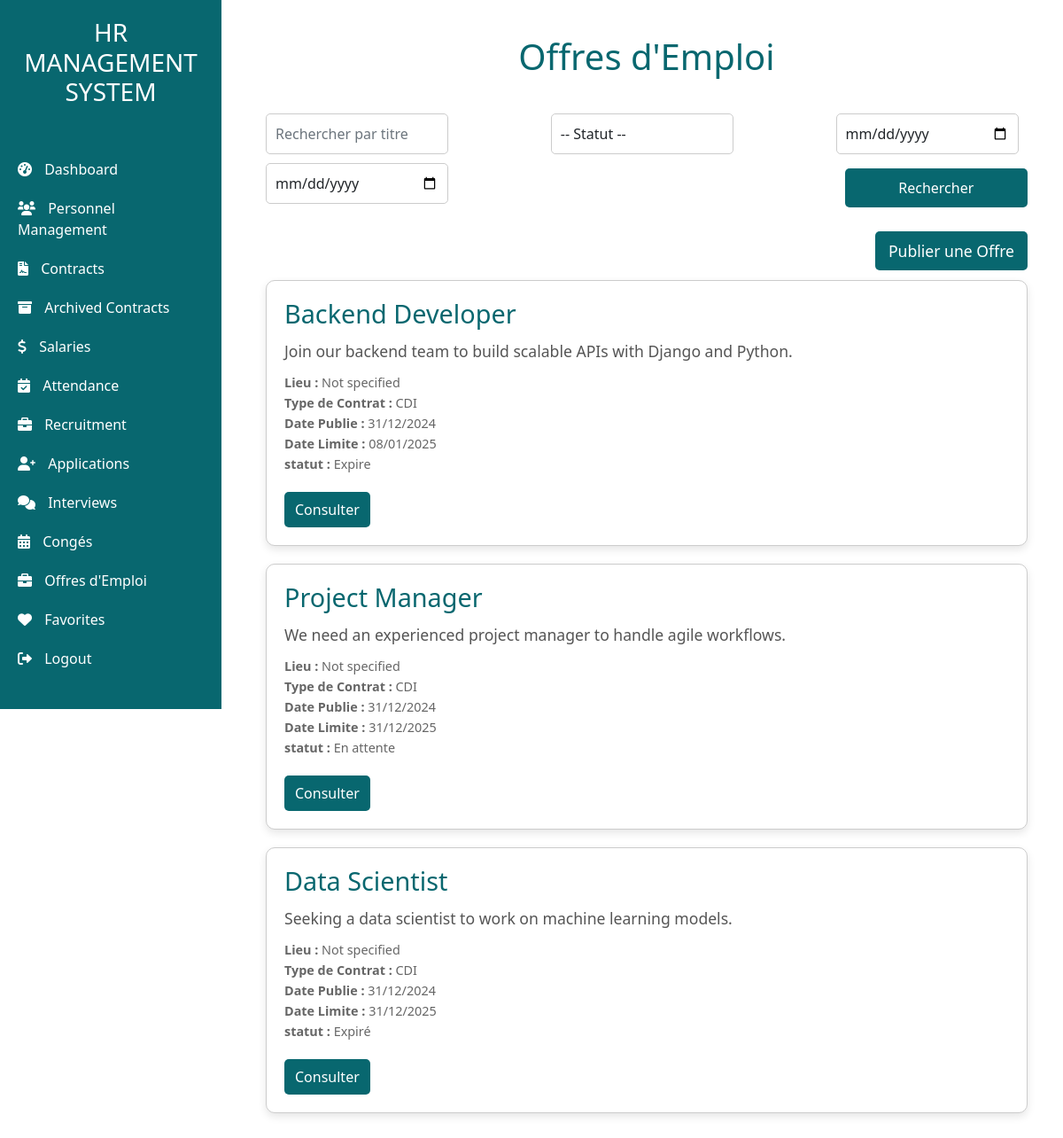
Screenshot of /Offre_emploi/liste_offres_emploi (signed in) with the database file from the repository.
### recrutement/models.py (models this page shows, shortened)
class Offre_emploi(models.Model):
    class StatutChoices(models.TextChoices):
        ACTIF = 'Actif', _('Active')
        EXPIRE = 'Expire', _('Expired')
        EN_ATTENTE = 'En attente', _('Pending')
    id_offre = models.AutoField(primary_key=True)
    titre = models.CharField(max_length=300, verbose_name=_("Title"))
    description = models.TextField(verbose_name=_("Description"), default='No description provided')
    statut = models.CharField(
        max_length=20,
        choices=StatutChoices.choices,
        default=StatutChoices.EN_ATTENTE,
        verbose_name=_("Status"),
    )
    date_publication = models.DateField(verbose_name=_("Publication Date"))
    date_expiration = models.DateField(null=True, blank=True, verbose_name=_("Expiration Date"))
    lieu = models.CharField(max_length=255, verbose_name=_("Location"), default="Not specified")
    type_contrat = models.CharField(max_length=100, verbose_name=_("Contract Type"), default="Not specified")
    class Meta:
        verbose_name = _("Job Offer")
        verbose_name_plural = _("Job Offers")
        ordering = ['-date_publication']

### recrutement/views.py (the view)
# urls.py: path('Offre_emploi/liste_offres_emploi', recrutement_views.liste_offres_emploi, name='liste_offre_emploi'),
@login_required
def liste_offres_emploi(request):
    titre_query = request.GET.get('titre', '').strip()
    statut_query = request.GET.get('statut', '').strip()
    date_publication_query = request.GET.get('date_publication', '').strip()
    date_expiration_query = request.GET.get('date_expiration', '').strip()
    offres_emploi = Offre_emploi.objects.all()
    if titre_query:
        offres_emploi = offres_emploi.filter(titre__icontains=titre_query)
    if statut_query:
        offres_emploi = offres_emploi.filter(statut__iexact=statut_query)
    if date_publication_query:
        try:
            date_publication = datetime.strptime(date_publication_query, '%Y-%m-%d').date()
            offres_emploi = offres_emploi.filter(date_publication=date_publication)
        except ValueError:
            pass
    if date_expiration_query:
        try:
            date_expiration = datetime.strptime(date_expiration_query, '%Y-%m-%d').date()
            offres_emploi = offres_emploi.filter(date_expiration=date_expiration)
        except ValueError:
            pass
    offres_emploi_data = []
    for offre_emploi in offres_emploi:
        if date.today() > offre_emploi.date_expiration:
            offre_emploi.statut = "Expire"
            offre_emploi.save()
        offres_emploi_data.append({
            'id': offre_emploi.id_offre,
            'titre': offre_emploi.titre,
            'description': offre_emploi.description,
            'statut': offre_emploi.statut,
            'date_publication': offre_emploi.date_publication,
            'date_expiration': offre_emploi.date_expiration,
            'lieu': offre_emploi.lieu,
            'type_contrat': offre_emploi.type_contrat
        })
    print(offres_emploi_data)
    return render(request, 'offre_emploi/liste_offres_emploi.html', {'offres_emploi': offres_emploi_data
                                                                     , 'current_url': request.path.lstrip('/')})

### recrutement/templates/offre_emploi/liste_offres_emploi.html (shortened to what this page needs)
<!DOCTYPE html>
<html lang="en">
<head>
</head>
<body>
    {% extends "base.html" %}
    {% block content %}
    <div class="header">
        <h1>Offres d'Emploi</h1>
    </div>
    <div class="main-content">
        <form method="GET" class="search-form">
            <input type="text" name="titre" class="form-control" placeholder="Rechercher par titre" value="{{ request.GET.titre }}">
            <select name="statut" class="form-control">
                <option value="">-- Statut --</option>
            </select>
            <input type="date" name="date_publication" class="form-control" value="{{ request.GET.date_publication }}">
            <input type="date" name="date_expiration" class="form-control" value="{{ request.GET.date_expiration }}">
            <button type="submit" class="btn-custom">Rechercher</button>
        </form>
        <div class="add-offre_emploi-btn">
            <a href="{% url 'publier_offre_emploi' %}" class="btn-custom">Publier une Offre</a>
        </div>
        {% if offres_emploi %}
            {% for offre_emploi in offres_emploi %}
            <div class="offre_emploi-card">
                <h3>{{ offre_emploi.titre }}</h3>
                <p>{{ offre_emploi.description|truncatewords:30 }}</p>
                <p class="details">
                    <strong>Lieu :</strong> {{ offre_emploi.lieu }}<br>
                    <strong>Type de Contrat :</strong> {{ offre_emploi.type_contrat }}<br>
                    <strong>Date Publie :</strong> {{ offre_emploi.date_publication|date:"d/m/Y" }}<br>
                    <strong>Date Limite :</strong> {{ offre_emploi.date_expiration|date:"d/m/Y" }}<br>
                    <strong>statut :</strong> {{ offre_emploi.statut }}
                </p>
                <a href="{% url 'consulter_offre_emploi' offre_emploi.id %}" class="btn-view">Consulter</a>
            </div>
            {% endfor %}
        {% else %}
        <p>Aucune offre d'emploi disponible pour le moment.</p>
        {% endif %}
    </div>
    {% endblock %}

### recrutement/templates/offre_emploi/liste_offres_emploi.html (style rules this page uses)
body { font-family: Arial, sans-serif; background-color: #f8f9fa; margin: 0; padding: 0; }
.main-content { padding: 20px; }
.header { color:#08676F; padding: 20px 0; text-align: center; }
.header h1 { margin: 0; font-size: 2.5em; }
.btn-custom { background-color: #08676F; color: #fff; text-decoration: none; padding: 10px 15px; border-radius: 5px; transition: background-color 0.3s; font-size: 1.1em; }
.offre_emploi-card { background-color: #fff; padding: 20px; margin: 20px 0; border-radius: 10px; box-shadow: 0 4px 10px rgba(0, 0, 0, 0.1); border: 1px solid #ccc; transition: box-shadow 0.3s ease, transform 0.3s ease; }
.offre_emploi-card h3 { margin: 0; color: #08676F; font-size: 1.8em; }
.offre_emploi-card p { margin: 10px 0; line-height: 1.6; font-size: 1.1em; color: #555; }
.offre_emploi-card .details { font-size: 0.9em; color: #666; }
.offre_emploi-card .btn-view { margin-top: 10px; display: inline-block; padding: 8px 12px; background-color: #08676F; color: white; text-decoration: none; border-radius: 5px; transition: background-color 0.3s; }
.add-offre_emploi-btn { text-align: right; margin-bottom: 20px; }
.search-form { margin-bottom: 30px; display: flex; flex-wrap: wrap; justify-content: space-between; }
.search-form input, .search-form select { padding: 10px; margin-bottom: 10px; margin-right: 10px; border-radius: 5px; border: 1px solid #ccc; width: 24%; font-size: 1em; }
.search-form button { align-self: center; padding: 10px 15px; background-color: #08676F; color: white; border: none; border-radius: 5px; font-size: 1em; width: 24%; }

### rows the page displays
Offre_emploi: titre "Backend Developer", description "Join our backend team to build scalable APIs with Django and Python.", lieu "Not specified", type_contrat "CDI", date_publication "31/12/2024", date_expiration "08/01/2025", statut "Expire"
Offre_emploi: titre "Project Manager", description "We need an experienced project manager to handle agile workflows.", lieu "Not specified", type_contrat "CDI", date_publication "31/12/2024", date_expiration "31/12/2025", statut "En attente"
Offre_emploi: titre "Data Scientist", description "Seeking a data scientist to work on machine learning models.", lieu "Not specified", type_contrat "CDI", date_publication "31/12/2024", date_expiration "31/12/2025", statut "Expiré"
